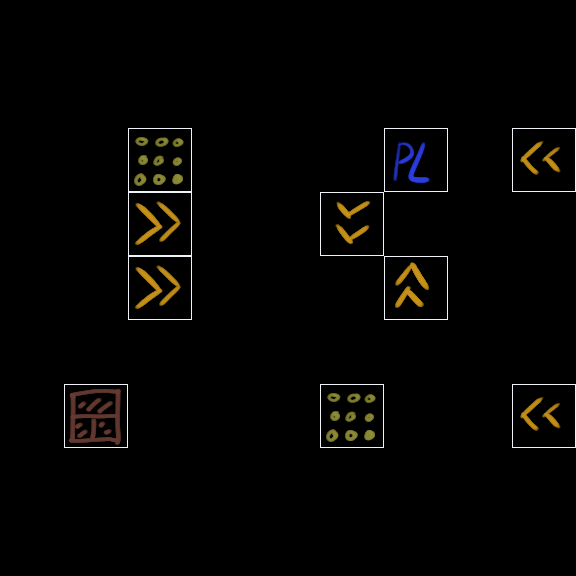

This game map was drawn from its Tiled (.tmx) file and the tilesets committed beside it. A one-line description and the full map source follow:
An orthogonal 9x9 tile map with 64x64 px tiles, 1 tile layer (Tiles) and 1 object (key$e).

<map version="1.5" tiledversion="1.6.0" orientation="orthogonal" renderorder="right-down" width="9" height="9" tilewidth="64" tileheight="64" infinite="0" nextlayerid="6" nextobjectid="31">
 <tileset firstgid="1" source="level_design.tsx" />
 <layer id="4" name="Tiles" width="9" height="9">
  <data encoding="csv">
0,0,0,0,0,0,0,0,0,
0,0,0,0,0,0,0,0,0,
0,0,3,0,0,0,1,0,7,
0,0,5,0,0,8,0,0,0,
0,0,5,0,0,0,6,0,0,
0,0,0,0,0,0,0,0,0,
0,4,0,0,0,3,0,0,7,
0,0,0,0,0,0,0,0,0,
0,0,0,0,0,0,0,0,0
</data>
 </layer>
 <objectgroup id="5" name="Objects">
  <object id="30" name="key$e" x="256" y="256" width="64" height="64" />
 </objectgroup>
</map>
